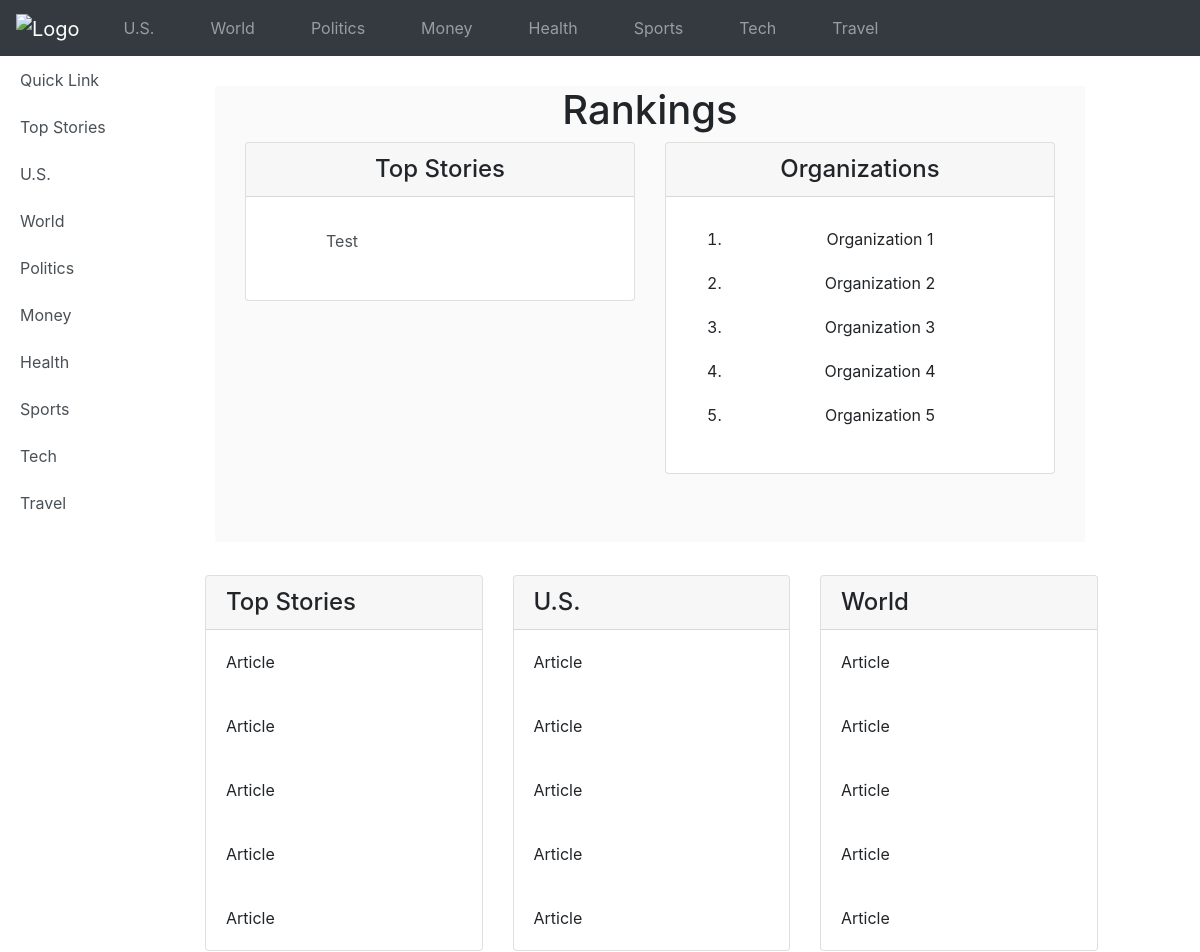
Before: / (upper part) with the older database file.
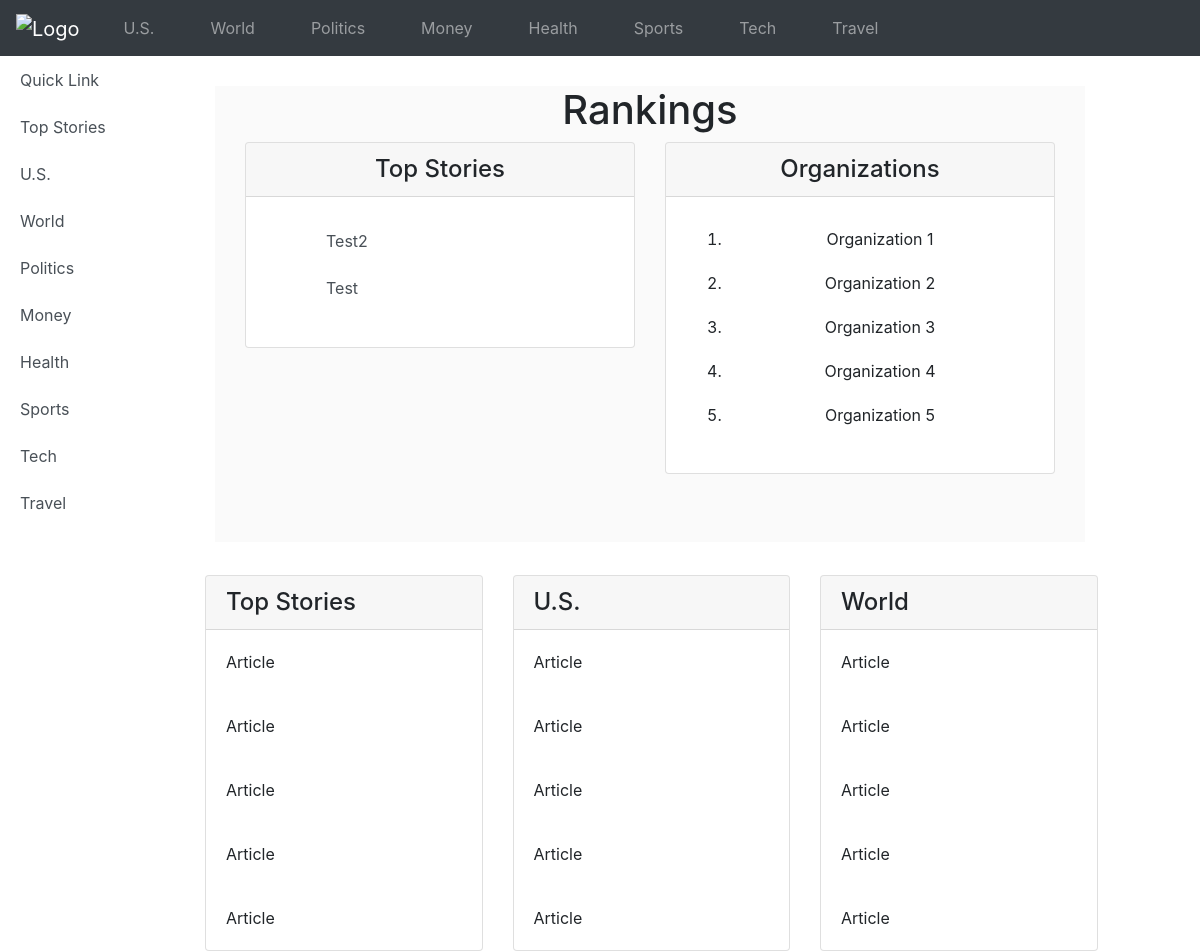
After: the same page with the newer database file.
### feed/models.py (models this page shows, shortened)
class Article(models.Model):
    title = models.CharField(max_length=200, blank=True, null=True)
    created_date = models.DateTimeField(default=timezone.now)
    likes = models.IntegerField(default=0)
    dislikes = models.IntegerField(default=0)
    rank = models.IntegerField(default=0)

### feed/views.py (the view)
# urls.py: url(r'^$', views.article_list, name='article_list'),
def article_list(request):
    articles = Article.objects.all()
    networks = []
    final = []
    for a in articles:
        rank = a.likes - a.dislikes
        a.rank = rank
        a.save()
    articles = Article.objects.all().order_by('-rank')
    for a in articles:
        network = Network.objects.filter(article__title=a.title)
        for n in network:
            rank = n.likes2 - n.dislikes
            n.rank = rank
            n.save()
        network2 = Network.objects.filter(article__title=a.title).order_by('-rank')
        networks.append(network2);
        final.append(tuple([a,network2]))
    return render(request, 'feed/index.html',
    {'final':final})

### feed/models.py (called while the page is built)
    def __str__(self):
        return self.name

### feed/templates/feed/index.html (shortened to what this page needs)
{% extends 'feed/base.html' %}
{% load feed_extras %}
{% block content %}
        <div class="sidebar-nav affix list-group" id="affix-this">
            <a href="#" class="list-group-item list-group-item-action">Quick Link</a>
            <a href="#topStoriesCard" id="topStories_Quick" class="list-group-item list-group-item-action scrollTo">Top Stories</a>
            <a href="#usCard" id="us_Quick" class="list-group-item list-group-item-action scrollTo">U.S.</a>
            <a href="#worldCard" id="world_Quick" class="list-group-item list-group-item-action scrollTo">World</a>
            <a href="#politicsCard" id="politics_Quick" class="list-group-item list-group-item-action scrollTo">Politics</a>
            <a href="#moneyCard" id="money_Quick" class="list-group-item list-group-item-action scrollTo">Money</a>
            <a href="#healthCard" id="health_Quick" class="list-group-item list-group-item-action scrollTo">Health</a>
            <a href="#sportsCard" id="sports_Quick" class="list-group-item list-group-item-action scrollTo">Sports</a>
            <a href="#techCard" id="tech_Quick" class="list-group-item list-group-item-action scrollTo">Tech</a>
            <a href="#travelCard" id="travel_Quick" class="list-group-item list-group-item-action scrollTo">Travel</a>
        </div>
        <div class="container-fluid">
            <div class="row">
                <div class="col-lg-2 mb-2"></div>
                <div class="col-lg-9 mb-2">
                    <div style="height: 30px;"></div>
                    <div class="myContainer">
                        <h1><center>Rankings</center></h1>
                        <div class="row">
                            <div class="col-lg-6 mb-2">
                                <div class="card cd">
                                    <h4 class="card-header"><center>Top Stories</center></h4>
                                    <div class="card-body">
                                        <ol>
                                            <div id="accordion">
                                                {% for article, networks in final %}
                                                    <div class="list-group collapsed" data-toggle="collapse" data-parent="#accordion" href="#{{article.id}}">
                                                        <li class="list-group-item list-group-item-action">
                                                            <a>{{ article.title }}</a>
                                                        </li>
                                                    </div>
                                                {% endfor %}
                                            </div>
                                        </ol>
                                    </div>
                                </div>
                            </div>
                            <div class="col-lg-6 mb-2">
                                <div class="card cd">
                                    <h4 class="card-header"><center>Organizations</center></h4>
                                    <div class="card-body">
                                        <ol><center>
                                            <li>Organization 1</li>
                                            <li>Organization 2</li>
                                            <li>Organization 3</li>
                                            <li>Organization 4</li>
                                            <li>Organization 5</li>
                                        </center></ol>
                                    </div>
                                </div>
                            </div>
                        </div>
                    </div>
                </div>
            </div>
        </div>
        <div class="row" style="height: 25px"></div>
        <div class="row">
            <div class="col-lg-2 mb-2"></div>
            <div class="col-lg-3 mb-3">
                <div class="card cb" tabindex="1" id="topStoriesCard">
                    <h4 class="card-header">Top Stories</h4>
                    <div class="card-body">
                        <p class="card-text">Article</p>
                    </div>
                    <div class="card-body">
                        <p class="card-text">Article</p>
                    </div>
                    <div class="card-body">
                        <p class="card-text">Article</p>
                    </div>
                    <div class="card-body">
                        <p class="card-text">Article</p>
                    </div>
                    <div class="card-body">
                        <p class="card-text">Article</p>
                    </div>
                </div>
            </div>
            <div class="col-lg-3 mb-3">
                <div class="card cb" tabindex="1" id="usCard">
                    <h4 class="card-header">U.S.</h4>
                    <div class="card-body">
                        <p class="card-text">Article</p>
                    </div>
                    <div class="card-body">
                        <p class="card-text">Article</p>
                    </div>
                    <div class="card-body">
                        <p class="card-text">Article</p>
                    </div>
                    <div class="card-body">
                        <p class="card-text">Article</p>
                    </div>
                    <div class="card-body">
                        <p class="card-text">Article</p>
                    </div>
                </div>
            </div>
            <div class="col-lg-3 mb-3">
                <div class="card cb" tabindex="1" id="worldCard">
                    <h4 class="card-header">World</h4>
                    <div class="card-body">
                        <p class="card-text">Article</p>
                    </div>
                    <div class="card-body">
                        <p class="card-text">Article</p>
                    </div>
                    <div class="card-body">
                        <p class="card-text">Article</p>
                    </div>
                    <div class="card-body">
                        <p class="card-text">Article</p>
                    </div>
                    <div class="card-body">
                        <p class="card-text">Article</p>
                    </div>
                </div>
            </div>
        </div>
{% endblock %}

### feed/templates/feed/base.html (shortened to what this page needs)
{% load staticfiles %}
<!DOCTYPE html>
<html lang="en">
    <head>
        <link rel="stylesheet" href="https://maxcdn.bootstrapcdn.com/bootstrap/4.0.0-beta.2/css/bootstrap.min.css">    <script src="https://ajax.googleapis.com/ajax/libs/jquery/3.2.1/jquery.min.js"></script>
        <link rel="stylesheet" href="https://maxcdn.bootstrapcdn.com/font-awesome/4.5.0/css/font-awesome.min.css">
        <link rel="stylesheet" href="{% static 'css/simple-sidebar.css' %}">
        <link rel="stylesheet" href="{% static 'css/index.css' %}">
    </head>
    <body>
        <nav class="navbar navbar-expand-sm bg-dark navbar-dark">
            <a class="navbar-brand" href="#">
                <img src="misc/e.png" alt="Logo" style="width:40px;">
            </a>
            <ul class="navbar-nav">
                <li class="nav-item">
                    <a class="nav-link" href="#">U.S.</a>
                </li>
                <li class="nav-item">
                    <a class="nav-link" href="#">World</a>
                </li>
                <li class="nav-item">
                    <a class="nav-link" href="#">Politics</a>
                </li>
                <li class="nav-item">
                    <a class="nav-link" href="#">Money</a>
                </li>
                <li class="nav-item">
                    <a class="nav-link" href="#">Health</a>
                </li>
                <li class="nav-item">
                    <a class="nav-link" href="#">Sports</a>
                </li>
                <li class="nav-item">
                    <a class="nav-link" href="#">Tech</a>
                </li>
                <li class="nav-item">
                    <a class="nav-link" href="#">Travel</a>
                </li>
            </ul>
        </nav>
        {% block content %}
        {% endblock %}
    </body>
</html>

### feed/static/css/simple-sidebar.css (style rules this page uses)
body { overflow-x: hidden; }
.sidebar-nav { position: relative; top: 0; margin: 0; padding: 0; list-style: none; }
.navbar-brand { padding-top: 10px; }
.navbar { background-color: rgb(44, 44, 44); border-radius: 0px; }

### feed/static/css/index.css (style rules this page uses)
body { height: 100%; }
.navbar-nav > li { padding-left: 20px; padding-right: 20px; }
.navbar-brand { padding: 0px; }
.list-group-item { border: none; }
.affix { position: absolute; top: 56px; z-index: 1; }
.myContainer { background-color: rgba(216, 216, 216, 0.125); padding-left: 30px; padding-right: 30px; padding-bottom: 30px; }
html body div.container-fluid div.row div.col-lg-9.mb-2 div.myContainer div.row div.col-lg-6.mb-2 div.card.cd div.card-body ol center li { padding: 10px; }
.card { margin-bottom: 30px; -webkit-transition: all .7s ease; -moz-transition: all .7s ease; -o-transition: all .7s ease; transition: all .7s ease; }
a { text-decoration: none; color: black; }

Changed rows visible on the page:
added Article: title "Test2"
